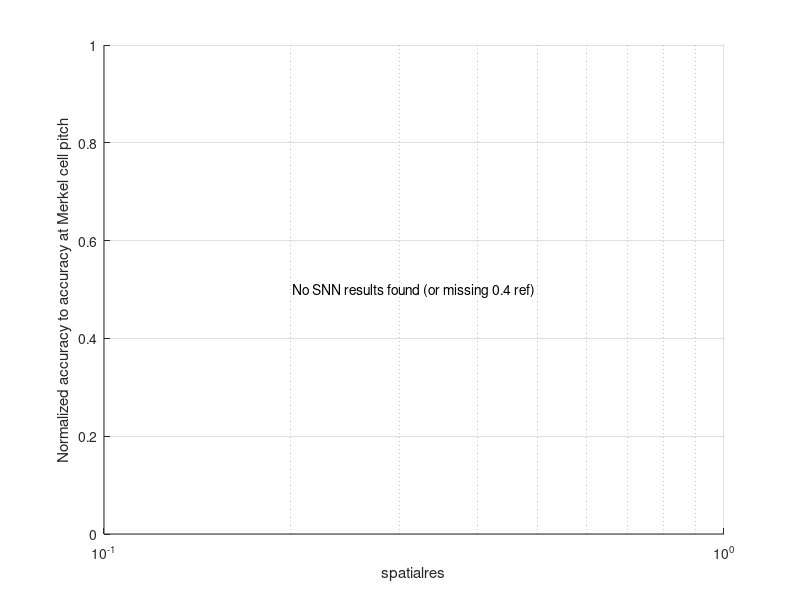
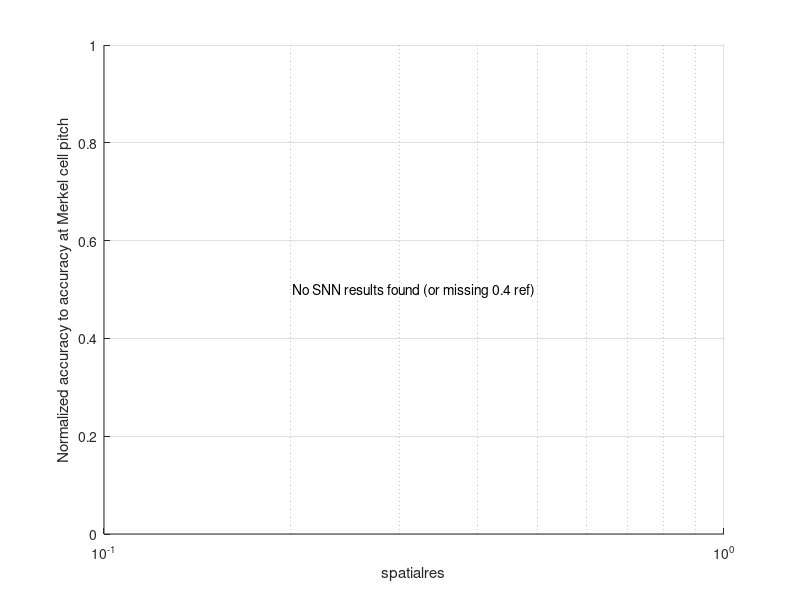
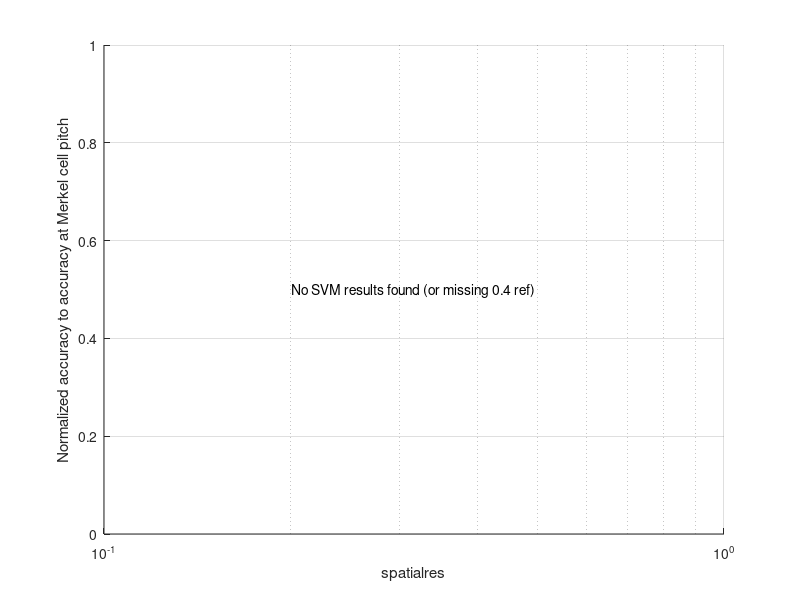
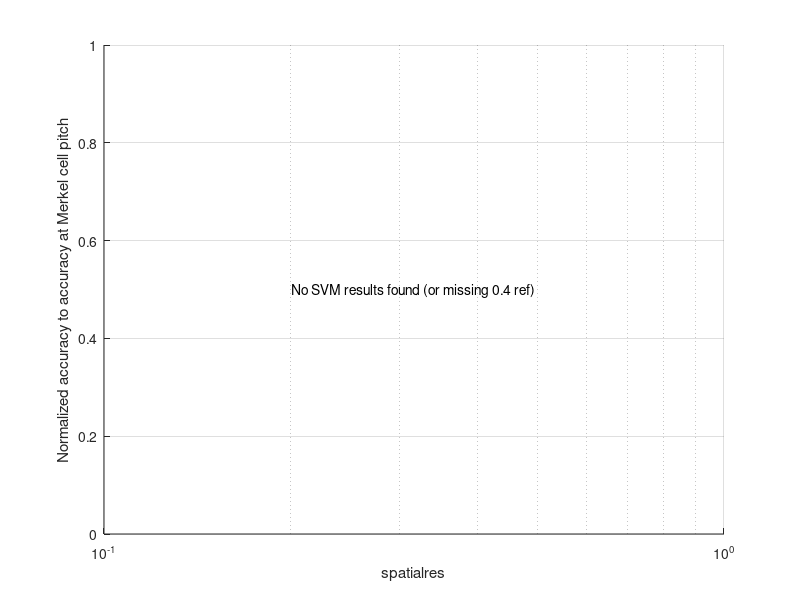

MATLAB code for these plots, in order: (Note: this script raises an error after producing the figures.)
%% Sweep mr_cnt and spatialres (plot only what exists) - SEPARATE SNN & SVM FIGURES
% Normalize accuracy versus accuracy at spatialres = 0.4 (Merkel cell pitch)
clearvars -except figi
close all

figi = 69;
kfolds = 6;

spatialres_array = [0.025, 0.05, 0.1, 0.2, 0.4, 1, 2, 5];
mr_cnt_array     = [3*3, 8*8, 14*14, 16*16, 18*18];

baseRoot = '../spikeclassifier/';

% Storage (NaN means missing)
snn_mean = nan(numel(mr_cnt_array), numel(spatialres_array));
snn_std  = nan(numel(mr_cnt_array), numel(spatialres_array));

svm_mean = nan(numel(mr_cnt_array), numel(spatialres_array));
svm_std  = nan(numel(mr_cnt_array), numel(spatialres_array));

svm_bestX = nan(numel(mr_cnt_array), numel(spatialres_array));

% --- helper to format spatialres exactly like folder names (e.g., 0.10 -> 0.1, 2.000 -> 2)
fmt_sr = @(x) regexprep(regexprep(sprintf('%.6f', x), '0+$', ''), '\.$', '');

%% ---------------- Collect results (skip missing folders/files) ----------------
for im = 1:numel(mr_cnt_array)
    mr_cnt = mr_cnt_array(im);

    % Python naming logic: x_size fixed 16, y_size depends on mr_cnt
    x_size = 16;
    y_size = ceil(mr_cnt / x_size);

    for is = 1:numel(spatialres_array)
        spatialres = spatialres_array(is);
        sr_str = fmt_sr(spatialres);

        %% ---------- SNN ----------
        snnFolder = sprintf([ ...
            'SNN_ep-150-isize-2-16-%d-hsize-256-bsize-32-lr-0.001-' ...
            'tmax_ms-400.0-Ts-10.0-k-6-dsetPath-ALL_N_lcadc-0-' ...
            'uV2-0-uV2-0-uV2-0-mult-0-uV2-3-multitrial-' ...
            'Kylberg_filt_6_scan_oversampled20x_actualdimscale--1to40-1to40-' ...
            'mr_cnt-%d-spatialres-%s_sorted' ...
            ], y_size, mr_cnt, sr_str);

        snnPath = [baseRoot snnFolder filesep];
        snnFile = fullfile(snnPath, 'results_max.txt');

        if isfolder(snnPath) && isfile(snnFile)
            r_snn = parse_result(snnPath); % returns vector
            if ~isempty(r_snn) && all(~isnan(r_snn))
                snn_mean(im,is) = mean(r_snn);
                snn_std(im,is)  = std(r_snn);
            end
        end

        %% ---------- SVM (best-0..5, choose best by mean) ----------
        bestMean = -inf;
        bestVec  = [];
        bestIdx  = NaN;

        for b = 0:(kfolds-1)
            svmFolder = sprintf([ ...
                'SVM_svmep-5-svm_wsize-40-sensor_sweep-lcadc-0-uV2-0-uV2-0-' ...
                'uV2-0-mult-0-uV2-3-mr_cnt-%d-spatialres-%s-best-%d' ...
                ], mr_cnt, sr_str, b);

            svmPath = [baseRoot svmFolder filesep];
            svmFile = fullfile(svmPath, 'results_svm_linear_max.txt');

            if isfolder(svmPath) && isfile(svmFile)
                v = parse_result_svm(svmPath);
                if ~isempty(v) && all(~isnan(v))
                    m = mean(v);
                    if m > bestMean
                        bestMean = m;
                        bestVec  = v;
                        bestIdx  = b;
                    end
                end
            end
        end

        if ~isempty(bestVec)
            svm_bestX(im,is) = bestIdx;
            svm_mean(im,is)  = mean(bestVec);
            svm_std(im,is)   = std(bestVec);
        end
    end
end

%% ---------------- Normalize vs spatialres = 0.4 (Merkel cell pitch) ----------------
ref_sr = 0.4;
[~, ref_idx] = min(abs(spatialres_array - ref_sr)); % robust to float representation

% normalized arrays (same shape)
snn_mean_norm = nan(size(snn_mean));
snn_std_norm  = nan(size(snn_std));

svm_mean_norm = nan(size(svm_mean));
svm_std_norm  = nan(size(svm_std));

for im = 1:numel(mr_cnt_array)
    snn_ref = snn_mean(im, ref_idx);
    svm_ref = svm_mean(im, ref_idx);

    % normalize mean and std by the reference mean (ratio normalization)
    if ~isnan(snn_ref) && snn_ref ~= 0
        snn_mean_norm(im,:) = snn_mean(im,:) ./ snn_ref;
        snn_std_norm(im,:)  = snn_std(im,:)  ./ snn_ref;
    end

    if ~isnan(svm_ref) && svm_ref ~= 0
        svm_mean_norm(im,:) = svm_mean(im,:) ./ svm_ref;
        svm_std_norm(im,:)  = svm_std(im,:)  ./ svm_ref;
    end
end

%% ---------------- Plot ONLY existing points (SEPARATE FIGURES) ----------------

% =========================
% Figure: SNN (normalized)
% =========================
figure(figi); clf; hold on;

legSNN = {};
for im = 1:numel(mr_cnt_array)
    x = spatialres_array;
    y = snn_mean_norm(im,:);
    e = snn_std_norm(im,:);

    mask = ~isnan(y) & ~isnan(e);
    if nnz(mask) >= 1
        errorbar(x(mask), y(mask), e(mask), '-o', 'LineWidth', 2);
        legSNN{end+1} = sprintf('mr\\_cnt=%d', mr_cnt_array(im)); %#ok<AGROW>
    end
end

set(gca,'XScale','log');
grid on;
xlabel('spatialres');
ylabel('Normalized accuracy to accuracy at Merkel cell pitch');

if ~isempty(legSNN)
    legend(legSNN, 'Location','best');
else
    text(0.5,0.5,'No SNN results found (or missing 0.4 ref)','Units','normalized','HorizontalAlignment','center');
end

set(gcf,'Position',[100 100 650 450]);
saveas(gcf, sprintf('mrCnt_spatialRes_sweep-SNN-normMerkelPitch%.3g-%d.png', spatialres_array(ref_idx), figi));
saveas(gcf, sprintf('mrCnt_spatialRes_sweep-SNN-normMerkelPitch%.3g-%d.fig', spatialres_array(ref_idx), figi));

% =========================
% Figure: SVM (normalized)
% =========================
figure(figi+1); clf; hold on;

legSVM = {};
for im = 1:numel(mr_cnt_array)
    x = spatialres_array;
    y = svm_mean_norm(im,:);
    e = svm_std_norm(im,:);

    mask = ~isnan(y) & ~isnan(e);
    if nnz(mask) >= 1
        errorbar(x(mask), y(mask), e(mask), '-o', 'LineWidth', 2);
        legSVM{end+1} = sprintf('mr\\_cnt=%d', mr_cnt_array(im)); %#ok<AGROW>
    end
end

set(gca,'XScale','log');
grid on;
xlabel('spatialres');
ylabel('Normalized accuracy to accuracy at Merkel cell pitch');

if ~isempty(legSVM)
    legend(legSVM, 'Location','best');
else
    text(0.5,0.5,'No SVM results found (or missing 0.4 ref)','Units','normalized','HorizontalAlignment','center');
end

set(gcf,'Position',[800 100 650 450]);
saveas(gcf, sprintf('mrCnt_spatialRes_sweep-SVM-normMerkelPitch%.3g-%d.png', spatialres_array(ref_idx), figi+1));
saveas(gcf, sprintf('mrCnt_spatialRes_sweep-SVM-normMerkelPitch%.3g-%d.fig', spatialres_array(ref_idx), figi+1));

%% Optional: print chosen best-X table (NaN = missing)
disp('Chosen best-X (rows=mr_cnt, cols=spatialres) [NaN=missing]:');
disp(array2table(svm_bestX, ...
    'RowNames', cellfun(@(x) sprintf('mr_%s',x), string(mr_cnt_array), 'UniformOutput', false), ...
    'VariableNames', cellfun(@(x) matlab.lang.makeValidName(sprintf('sr_%s',x)), ...
                             string(spatialres_array), 'UniformOutput', false)));

% advance figure counter by 2 since we used two figures
figi = figi + 2;

%% ---------------- Local functions ----------------
function results_max = parse_result(resultsPath)
    results_max = [];

    fname = fullfile(resultsPath, 'results_max.txt');
    fid = fopen(fname, 'r');
    if fid < 0
        results_max = [];
        return;
    end

    % first line + next 5 lines = 6 vals (but tolerate shorter)
    tline = fgets(fid);
    while ischar(tline) && ~isempty(strtrim(tline))
        toks = split(tline, ':');
        if numel(toks) >= 2
            val = str2double(strtrim(toks{2}));
            results_max = [results_max; val]; %#ok<AGROW>
        end
        if numel(results_max) >= 6
            break
        end
        tline = fgets(fid);
    end

    fclose(fid);
    results_max = results_max ./ 100;

    % drop NaNs if any parsing failed
    results_max = results_max(~isnan(results_max));
end

function results_linear_max = parse_result_svm(resultsPath)
    results_linear_max = [];

    fname = fullfile(resultsPath, 'results_svm_linear_max.txt');
    fid = fopen(fname, 'r');
    if fid < 0
        results_linear_max = [];
        return;
    end

    % up to 10 vals (tolerate shorter)
    tline = fgets(fid);
    while ischar(tline) && ~isempty(strtrim(tline))
        toks = split(tline, ':');
        if numel(toks) >= 2
            val = str2double(strtrim(toks{2}));
            results_linear_max = [results_linear_max; val]; %#ok<AGROW>
        end
        if numel(results_linear_max) >= 10
            break
        end
        tline = fgets(fid);
    end

    fclose(fid);
    results_linear_max = results_linear_max ./ 100;

    % drop NaNs if any parsing failed
    results_linear_max = results_linear_max(~isnan(results_linear_max));
end
